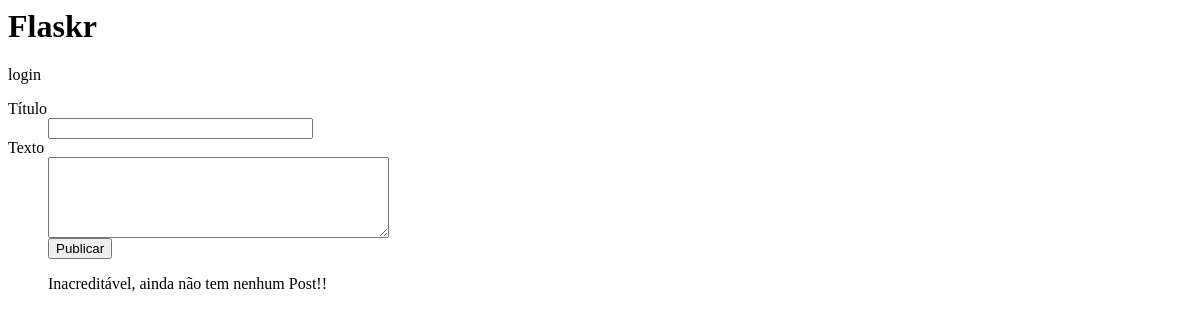
Before: / with the older database file.
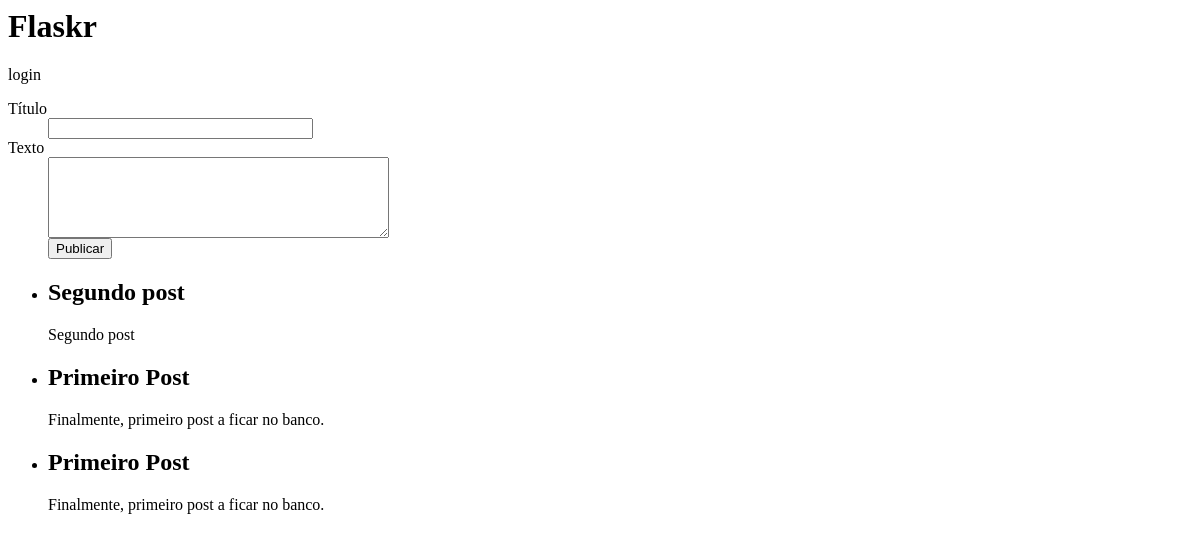
After: the same page with the newer database file.
### tables this page shows
CREATE TABLE entradas(
    id integer primary key autoincrement,
    titulo string not null,
    texto string not null
);

### flaskr.py (the view)
@app.route('/')
def index():
    sql = 'SELECT titulo, texto from entradas order by id desc'
    cur = g.db.execute(sql)
    entradas = [dict(titulo=titulo, texto=texto) for titulo, texto in cur.fetchall()]
    return render_template('index.html', entradas=entradas)

### flaskr.py (called while the page is built)
def connect_db():
    return sqlite3.connect(DATABASE)

@app.before_request
def before():
    g.db = connect_db()

@app.teardown_request
def after(exception):
    g.db.close()

### templates/index.html
{% extends 'layout.html' %}
{% block body %}
    <form method="POST" action="/inserir">
        <dl>
            <dt>Título
                <dd><input type="text" size="30" name="titulo"></dd>
            </dt>
            <dt>Texto
                <dd><textarea rows="5" cols="40" name="texto"></textarea></dd>
                <dd><input type="submit" value="Publicar"></dd>
            </dt>
        </dl>
    </form>
    <ul>
        {% for entrada in entradas %}
            <li><h2>{{ entrada.titulo }}</h2> {{ entrada.texto }}</li>
        {% else %}
            <p>Inacreditável, ainda não tem nenhum Post!!</p>
        {% endfor %}
    </ul>
{% endblock %}

### templates/layout.html
<html>
    <head>
    </head>
    <body>
        <div>
            <h1>Flaskr</h1>
            <div>
                <a>login</a>
            </div>
            <div>
                {% block body%}{% endblock%}
            </div>
        </div>
    </body>
</html>

Changed rows visible on the page:
added entradas: titulo "Segundo post", texto "Segundo post"
added entradas: titulo "Primeiro Post", texto "Finalmente, primeiro post a ficar no banco."
added entradas: titulo "Primeiro Post", texto "Finalmente, primeiro post a ficar no banco."
Other visible differences:
text no longer shown: "Inacreditável, ainda não tem nenhum Post!!"
